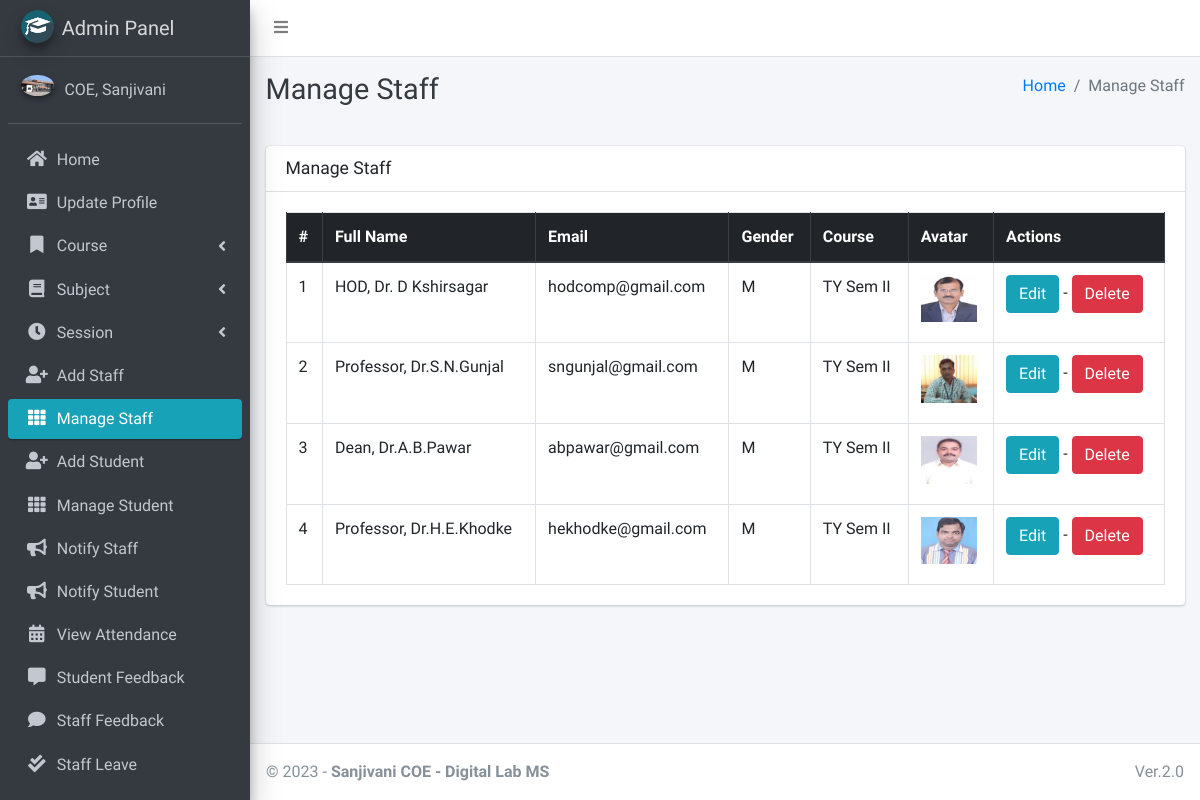
Page /staff/manage/ (signed in) on the committed database.
### main_app/models.py (models this page shows, shortened)
class CustomUser(AbstractUser):
    USER_TYPE = ((1, "HOD"), (2, "Staff"), (3, "Student"))
    GENDER = [("M", "Male"), ("F", "Female")]
    username = None  # Removed username, using email instead
    email = models.EmailField(unique=True)
    user_type = models.CharField(default=1, choices=USER_TYPE, max_length=1)
    gender = models.CharField(max_length=1, choices=GENDER)
    profile_pic = models.ImageField()
    address = models.TextField()
    fcm_token = models.TextField(default="")  # For firebase notifications
    created_at = models.DateTimeField(auto_now_add=True)
    updated_at = models.DateTimeField(auto_now=True)
    USERNAME_FIELD = "email"
    REQUIRED_FIELDS = []
    objects = CustomUserManager()
    def __str__(self):
        return self.last_name + ", " + self.first_name

class Staff(models.Model):
    course = models.ForeignKey(Course, on_delete=models.DO_NOTHING, null=True, blank=False)
    admin = models.OneToOneField(CustomUser, on_delete=models.CASCADE)

class Course(models.Model):
    name = models.CharField(max_length=120)
    created_at = models.DateTimeField(auto_now_add=True)
    updated_at = models.DateTimeField(auto_now=True)

### main_app/hod_views.py (the view)
# urls.py: path("staff/manage/", hod_views.manage_staff, name='manage_staff'),
def manage_staff(request):
    allStaff = CustomUser.objects.filter(user_type=2)
    context = {
        'allStaff': allStaff,
        'page_title': 'Manage Staff'
    }
    return render(request, "hod_template/manage_staff.html", context)

### main_app/templates/hod_template/manage_staff.html
{% extends 'main_app/base.html' %}
{% load static %}
{% block page_title %}{{page_title}}{% endblock page_title %}
{% block content %}
<section class="content">
    <div class="container-fluid">
        <div class="row">
            <div class="col-md-12">
                <div class="card">
                    <div class="card-header">
                        <h3 class="card-title">{{page_title}}</h3>
                    </div>
                    <div class="card-body">
                        <table id="example2" class="table table-bordered table-hover">
                            <thead class="thead-dark">
                                <tr>
                                    <th>#</th>
                                    <th>Full Name</th>
                                    <th>Email</th>
                                    <th>Gender</th>
                                    <th>Course</th>
                                    <th>Avatar</th>
                                    <th>Actions</th>
                                </tr>
                            </thead>
                            <tbody>
                                {% for staff in allStaff %}
                                <tr>
                                    <td>{{ forloop.counter }}</td>
                                    <td>{{staff.last_name}}, {{staff.first_name}}</td>
                                    <td>{{staff.email}}</td>
                                    <td>{{staff.gender}}</td>
                                    <td>{{staff.staff.course.name}}</td>
                                    <td>
                                        {% if staff.profile_pic == ""  %}
                                        No Image
                                        {% else %}
                                        <img class="img img-fluid mb-2" height="56" width="56"
                                            src="{{staff.profile_pic}}" alt="">
                                        {% endif %}
                                    </td>
                                    <td>
                                        <a href="{% url 'edit_staff' staff.staff.id %}" class="btn btn-info">Edit</a> -
                                        <a href="{% url 'delete_staff' staff.staff.id %}" class="btn btn-danger" onclick="return confirm('Are you sure about this ?')">Delete</a>
                                    </td>
                                </tr>
                                {% endfor %}
                            </tbody>
                        </table>
                    </div>
                </div>
            </div>
        </div>
    </div>
</section>
{% endblock content %}

### main_app/templates/main_app/sidebar_template.html (shortened to what this page needs)
{% load static %}
<aside class="main-sidebar sidebar-dark-info elevation-4">
    {% if request.user.user_type == '1' %}
    <a href="{% url 'admin_home' %}" class="brand-link">
        <img src="{% static 'dist/img/cmsl.png' %} " alt="AdminLTE Logo"
            class="brand-image img-circle elevation-3" >
        <span class="brand-text font-weight-light">Admin Panel</span>
    </a>
    <div class="sidebar">
        <div class="user-panel mt-3 pb-3 mb-3 d-flex">
            <div class="image">
                <img src="{{ request.user.profile_pic}}" class="img-circle elevation-2" alt="User Image">
            </div>
            <div class="info">
                <a href="#" class="d-block">{{user}}</a>
            </div>
        </div>
        <nav class="mt-2">
            <ul class="nav nav-pills nav-sidebar flex-column" data-widget="treeview" role="menu" data-accordion="false">
                <li class="nav-item">
                    {% url 'admin_home' as admin_home %}
                    <a href="{{admin_home}}" class="nav-link {% if admin_home == request.path %} active {% endif %}">
                        <i class="nav-icon fas fa-home"></i>
                        <p>
                            Home
                        </p>
                    </a>
                </li>
                <li class="nav-item">
                    {% url 'admin_view_profile' as admin_view_profile %}
                    <a href="{{admin_view_profile}}"
                        class="nav-link {% if admin_view_profile == request.path %} active {% endif %}">
                        <i class="nav-icon fas fa-address-card"></i>
                        <p>
                            Update Profile
                        </p>
                    </a>
                </li>
                <li class="nav-item has-treeview">
                    <a href="#" class="nav-link">
                        <i class="nav-icon fas fa-bookmark"></i>
                        <p>
                            Course
                            <i class="fas fa-angle-left right"></i>
                        </p>
                    </a>
                </li>
                <li class="nav-item has-treeview">
                    <a href="#" class="nav-link">
                        <i class="nav-icon fas fa-book"></i>
                        <p>
                            Subject
                            <i class="fas fa-angle-left right"></i>
                        </p>
                    </a>
                </li>
                <li class="nav-item has-treeview">
                    <a href="#" class="nav-link">
                        <i class="nav-icon fas fa-clock"></i>
                        <p>
                            Session
                            <i class="fas fa-angle-left right"></i>
                        </p>
                    </a>
                </li>
                <li class="nav-item">
                    {% url 'add_staff' as add_staff %}
                    <a href="{{add_staff}}" class="nav-link {% if add_staff == request.path %} active {% endif %}">
                        <i class="nav-icon fas fa-user-plus"></i>
                        <p>
                            Add Staff
                        </p>
                    </a>
                </li>
                <li class="nav-item">
                    {% url 'manage_staff' as manage_staff %}
                    {% url 'edit_staff' staff_id as edit_staff %}
                    <a href="{{manage_staff}}"
                        class="nav-link {% if manage_staff == request.path or request.path == edit_staff %} active {% endif %}">
                        <i class="nav-icon fas fa-th"></i>
                        <p>
                            Manage Staff
                        </p>
                    </a>
                </li>
                <li class="nav-item">
                    {% url 'add_student' as add_student%}
                    <a href="{{add_student}}" class="nav-link  {% if add_student == request.path %} active {% endif %}">
                        <i class="nav-icon fas fa-user-plus"></i>
                        <p>
                            Add Student
                        </p>
                    </a>
                </li>
                <li class="nav-item">
                    {% url 'manage_student' as manage_student %}
                    {% url 'edit_student' student_id as edit_student %}
                    <a href="{{manage_student}}"
                        class="nav-link  {% if edit_student == request.path or manage_student == request.path %} active {% endif %}">
                        <i class="nav-icon fas fa-th"></i>
                        <p>
                            Manage Student
                        </p>
                    </a>
                </li>
                <li class="nav-item">
                    {% url 'admin_notify_staff' as admin_notify_staff %}
                    <a href="{{admin_notify_staff}}"
                        class="nav-link {% if admin_notify_staff == request.path %} active {% endif %}">
                        <i class="nav-icon fas fa-bullhorn"></i>
                        <p>
                            Notify Staff
                        </p>
                    </a>
                </li>
                <li class="nav-item">
                    {% url 'admin_notify_student' as admin_notify_student %}
                    <a href="{{admin_notify_student}}"
                        class="nav-link {% if admin_notify_student == request.path %} active {% endif %}">
                        <i class="nav-icon fas fa-bullhorn"></i>
                        <p>
                            Notify Student
                        </p>
                    </a>
                </li>
                <li class="nav-item">
                    {% url 'admin_view_attendance' as admin_view_attendance %}
                <li class="nav-item">
                    <a href="{{admin_view_attendance}}"
                        class="nav-link  {% if admin_view_attendance == request.path %} active {% endif %}">
                        <i class="nav-icon fas fa-calendar-alt"></i>
                        <p>
                            View Attendance
                        </p>
                    </a>
                </li>
                <li class="nav-item">
                    {% url 'student_feedback_message' as student_feedback_message %}
                    <a href="{{ student_feedback_message }}"
                        class="nav-link  {% if student_feedback_message == request.path %} active {% endif %}">
                        <i class="nav-icon fas fa-comment-alt"></i>
                        <p>
                            Student Feedback
                        </p>
                    </a>
                </li>
                <li class="nav-item">
                    {% url 'staff_feedback_message' as staff_feedback_message %}
                    <a href="{{staff_feedback_message}}"
                        class="nav-link   {% if staff_feedback_message == request.path %} active {% endif %}">
                        <i class="nav-icon fas fa-comment"></i>
                        <p>
                            Staff Feedback
                        </p>
                    </a>
                </li>
                <li class="nav-item">
                    {% url 'view_staff_leave' as view_staff_leave %}
                    <a href="{{view_staff_leave}}"
                        class="nav-link  {% if view_staff_leave == request.path %} active {% endif %}">
                        <i class="nav-icon fas fa-check-double"></i>
                        <p>
                            Staff Leave
                        </p>
                    </a>
                </li>
                <li class="nav-item">
                    {% url 'view_student_leave' as view_student_leave %}
                    <a href="{% url 'view_student_leave' %}"
                        class="nav-link  {% if view_student_leave == request.path %} active {% endif %}">
                    </a>
                </li>
                                        {% endif %}
                                    </ul>
                                </nav>
                            </div>
</aside>

### rows in the picture
CustomUser: last_name+first_name "COE, Sanjivani"
CustomUser: last_name "HOD", first_name "Dr. D Kshirsagar", email "hodcomp@gmail.com", gender "M", staff.course.name "TY Sem II", profile_pic (picture)
CustomUser: last_name "Professor", first_name "Dr.S.N.Gunjal", email "sngunjal@gmail.com", gender "M", staff.course.name "TY Sem II", profile_pic (picture)
CustomUser: last_name "Dean", first_name "Dr.A.B.Pawar", email "abpawar@gmail.com", gender "M", staff.course.name "TY Sem II", profile_pic (picture)
CustomUser: last_name "Professor", first_name "Dr.H.E.Khodke", email "hekhodke@gmail.com", gender "M", staff.course.name "TY Sem II", profile_pic (picture)

### other values in the picture
{{ page_title }} "Manage Staff"
